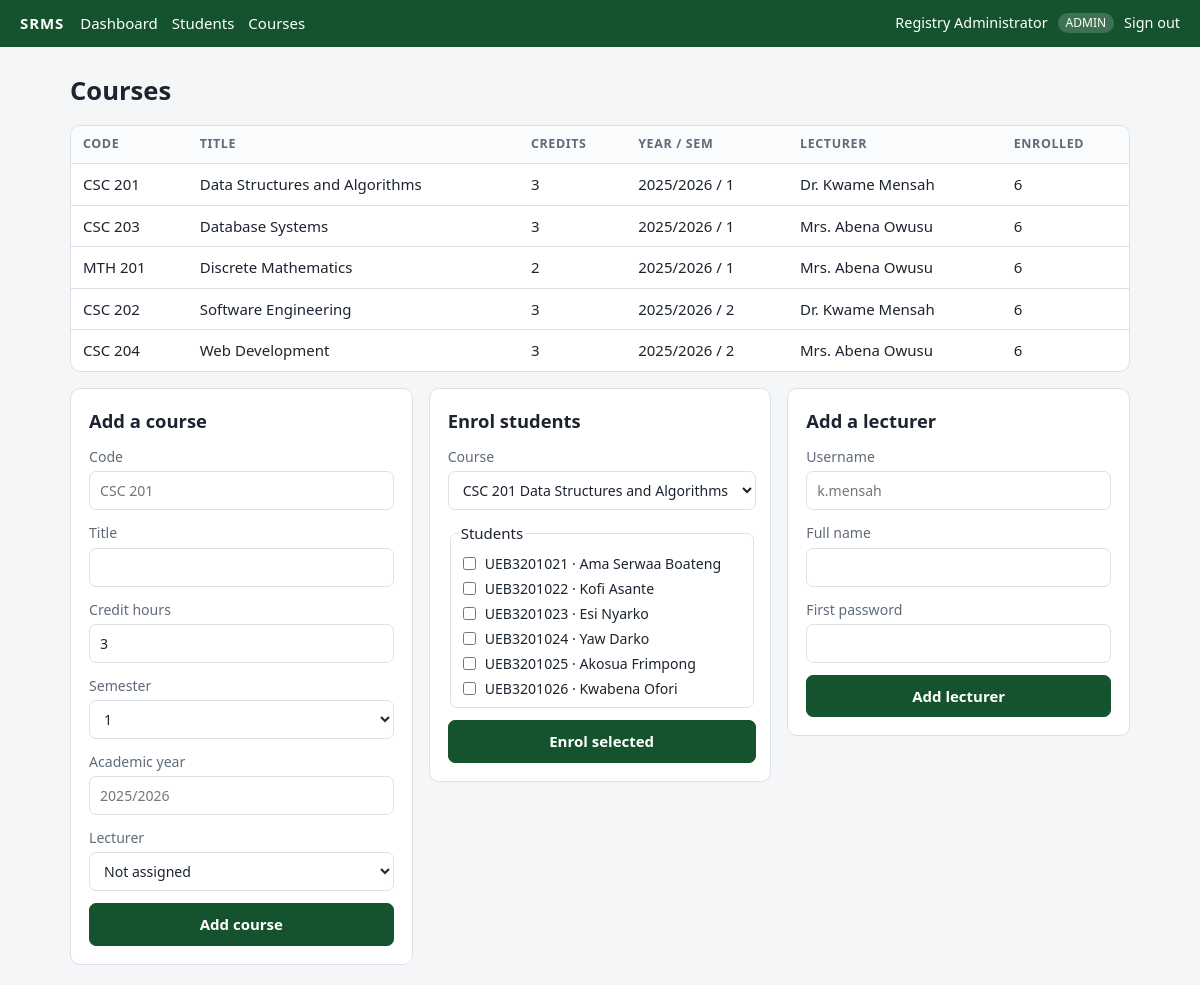
The app's page /index.php?r=admin/courses (signed in) with its own data.
### tables this page shows
CREATE TABLE courses (
    id            INT UNSIGNED AUTO_INCREMENT PRIMARY KEY,
    code          VARCHAR(15)  NOT NULL UNIQUE,
    title         VARCHAR(150) NOT NULL,
    credit_hours  TINYINT      NOT NULL,
    semester      TINYINT      NOT NULL,
    academic_year VARCHAR(9)   NOT NULL,
    lecturer_id   INT UNSIGNED NULL,
    CONSTRAINT fk_courses_lecturer FOREIGN KEY (lecturer_id) REFERENCES users(id) ON DELETE SET NULL
);

CREATE TABLE users (
    id            INT UNSIGNED AUTO_INCREMENT PRIMARY KEY,
    username      VARCHAR(50)  NOT NULL UNIQUE,
    password_hash VARCHAR(255) NOT NULL,
    full_name     VARCHAR(100) NOT NULL,
    role          ENUM('admin','lecturer','student') NOT NULL,
    created_at    DATETIME NOT NULL
);

CREATE TABLE students (
    id           INT UNSIGNED AUTO_INCREMENT PRIMARY KEY,
    user_id      INT UNSIGNED NOT NULL UNIQUE,
    index_number VARCHAR(20)  NOT NULL UNIQUE,
    programme    VARCHAR(100) NOT NULL,
    level        SMALLINT     NOT NULL,
    CONSTRAINT fk_students_user FOREIGN KEY (user_id) REFERENCES users(id) ON DELETE CASCADE
);

### src/Core/Controller.php (called while the page is built, shortened)
<?php
abstract class Controller
{
    protected function render(string $view, array $data = []): void
    {
        extract($data, EXTR_SKIP);
        require __DIR__ . '/../../views/' . $view . '.php';
        require __DIR__ . '/../../views/layout.php';
    }
}

### src/Controllers/AdminController.php (called while the page is built, shortened)
<?php
final class AdminController extends Controller
{
    public function courses(): void
    {
        $courses = new CourseRepository();
        $users = new UserRepository();
        $this->render('admin/courses', [
            'title' => 'Courses',
            'courses' => $courses->listAll(),
            'lecturers' => $users->lecturers(),
            'students' => (new StudentRepository())->listAll(),
        ]);
    }
}

### src/Core/Router.php (called while the page is built, shortened)
<?php
final class Router
{
    private array $routes = [];
    public function add(string $route, string $controller, string $method, ?string $role = null): void
    {
        $this->routes[$route] = [$controller, $method, $role];
    }
    public function dispatch(string $route): void
    {
        [$controller, $method, $role] = $this->routes[$route];
        (new $controller())->$method();
    }
}

### public/index.php (called while the page is built, shortened)
<?php
require __DIR__ . '/../src/bootstrap.php';
$router = new Router();
$router->add('auth/login', AuthController::class, 'login');
$router->add('auth/logout', AuthController::class, 'logout');
$router->add('admin/dashboard', AdminController::class, 'dashboard', 'admin');
$router->add('admin/students', AdminController::class, 'students', 'admin');
$router->add('admin/courses', AdminController::class, 'courses', 'admin');
$router->add('admin/review', AdminController::class, 'review', 'admin');
$router->add('lecturer/courses', LecturerController::class, 'courses', 'lecturer');
$router->add('lecturer/scores', LecturerController::class, 'scores', 'lecturer');
$router->add('student/results', StudentController::class, 'results', 'student');
try {
    $router->dispatch((string) ($_GET['r'] ?? 'auth/login'));
} catch (PDOException $e) {
    http_response_code(500);
    error_log($e->getMessage());
    echo 'The database is not available. Check config/config.php and that MySQL is running.';
}

### src/bootstrap.php (called while the page is built, shortened)
<?php
spl_autoload_register(function (string $class): void {
    $prefix = 'App\\';
    $file = __DIR__ . '/' . str_replace('\\', '/', substr($class, strlen($prefix))) . '.php';
});
function e($value): string
{
    return htmlspecialchars((string) $value, ENT_QUOTES, 'UTF-8');
}

### src/Core/Database.php (called while the page is built, shortened)
<?php
final class Database
{
    private static ?PDO $pdo = null;
    public static function connection(): PDO
    {
        if (self::$pdo === null) {
            self::$pdo = self::create(config('db'));
        }
        return self::$pdo;
    }
    public static function create(array $db): PDO
    {
        if ($db['driver'] === 'sqlite') {
            $pdo = new PDO('sqlite:' . $db['sqlite_path']);
            $pdo->exec('PRAGMA foreign_keys = ON');
        } else {
            $dsn = sprintf('mysql:host=%s;port=%s;dbname=%s;charset=utf8mb4', $db['host'], $db['port'], $db['database']);
            $pdo = new PDO($dsn, $db['username'], $db['password']);
        }
        $pdo->setAttribute(PDO::ATTR_ERRMODE, PDO::ERRMODE_EXCEPTION);
        $pdo->setAttribute(PDO::ATTR_DEFAULT_FETCH_MODE, PDO::FETCH_ASSOC);
        return $pdo;
    }
}

### src/Models/Repository.php (called while the page is built, shortened)
<?php
abstract class Repository
{
    protected PDO $db;
    public function __construct(?PDO $db = null)
    {
        $this->db = $db ?? Database::connection();
    }
    protected function all(string $sql, array $params = []): array
    {
        $stmt = $this->db->prepare($sql);
        $stmt->execute($params);
        return $stmt->fetchAll();
    }
}

### src/Models/CourseRepository.php (called while the page is built, shortened)
<?php
final class CourseRepository extends Repository
{
    public function listAll(): array
    {
        return $this->all(
            "SELECT c.*, u.full_name AS lecturer_name,
                    (SELECT COUNT(*) FROM enrollments e WHERE e.course_id = c.id) AS enrolled,
                    (SELECT COUNT(*) FROM enrollments e JOIN results r ON r.enrollment_id = e.id
                       WHERE e.course_id = c.id AND r.status = 'submitted') AS submitted,
                    (SELECT COUNT(*) FROM enrollments e JOIN results r ON r.enrollment_id = e.id
                       WHERE e.course_id = c.id AND r.status = 'published') AS published
             FROM courses c LEFT JOIN users u ON u.id = c.lecturer_id
             ORDER BY c.academic_year, c.semester, c.code"
        );
    }
}

### src/Models/StudentRepository.php (called while the page is built, shortened)
<?php
final class StudentRepository extends Repository
{
    public function listAll(): array
    {
        return $this->all(
            'SELECT s.*, u.full_name, u.username FROM students s JOIN users u ON u.id = s.user_id ORDER BY s.index_number'
        );
    }
}

### views/admin/courses.php (the view, shortened to what this page needs)
<h1>Courses</h1>
<div class="table-wrap"><table>
  <thead><tr><th>Code</th><th>Title</th><th>Credits</th><th>Year / Sem</th><th>Lecturer</th><th>Enrolled</th></tr></thead>
  <tbody>
  <?php foreach ($courses as $c): ?>
    <tr><td><?= e($c['code']) ?></td><td><?= e($c['title']) ?></td><td><?= (int) $c['credit_hours'] ?></td>
      <td><?= e($c['academic_year']) ?> / <?= (int) $c['semester'] ?></td><td><?= e($c['lecturer_name'] ?? 'Not assigned') ?></td><td><?= (int) $c['enrolled'] ?></td></tr>
  <?php endforeach; ?>
  </tbody>
</table></div>
<div class="cols three">
  <form method="post" action="index.php?r=admin/courses" class="card stack">
    <h2>Add a course</h2>
    <label>Code<input name="code" placeholder="CSC 201" required></label>
    <label>Title<input name="title_text" required></label>
    <label>Credit hours<input type="number" name="credit_hours" min="1" max="6" value="3" required></label>
    <label>Semester<select name="semester"><option>1</option><option>2</option></select></label>
    <label>Academic year<input name="academic_year" placeholder="2025/2026" required></label>
    <label>Lecturer<select name="lecturer_id"><option value="">Not assigned</option>
    </select></label>
    <button type="submit">Add course</button>
  </form>
  <form method="post" action="index.php?r=admin/courses" class="card stack">
    <h2>Enrol students</h2>
    <label>Course<select name="course_id">
      <?php foreach ($courses as $c): ?><option value="<?= (int) $c['id'] ?>"><?= e($c['code'] . ' ' . $c['title']) ?></option><?php endforeach; ?>
    </select></label>
    <fieldset class="checks"><legend>Students</legend>
      <?php foreach ($students as $s): ?>
        <label class="check"><input type="checkbox" name="student_ids[]" value="<?= (int) $s['id'] ?>"> <?= e($s['index_number'] . ' · ' . $s['full_name']) ?></label>
      <?php endforeach; ?>
    </fieldset>
    <button type="submit">Enrol selected</button>
  </form>
  <form method="post" action="index.php?r=admin/courses" class="card stack">
    <h2>Add a lecturer</h2>
    <label>Username<input name="username" placeholder="k.mensah" required></label>
    <label>Full name<input name="full_name" required></label>
    <label>First password<input type="password" name="password" minlength="6" required></label>
    <button type="submit">Add lecturer</button>
  </form>
</div>

### public/style.css (style rules this page uses)
:root { --bg:#f4f6f8;--card:#fff;--ink:#1b2430;--muted:#5f6b78;--line:#dbe1e7;--brand:#14532d;--brand-2:#e6f2ea; --amber:#8a5a00;--amber-bg:#fdf1d8;--blue:#1d4ed8;--blue-bg:#e3ebfd;--red:#b42318;--red-bg:#fde7e5 }
* { box-sizing:border-box }
body { margin:0;background:var(--bg);color:var(--ink);font:15px/1.5 "Segoe UI",system-ui,sans-serif }
h1 { font-size:1.6rem;margin:.2em 0 .6em }
h2 { font-size:1.15rem;margin:1.4em 0 .6em }
.card { background:var(--card);border:1px solid var(--line);border-radius:10px;padding:18px }
.stack { display:grid;gap:12px;align-content:start }
.stack h2 { margin:0 }
label { display:grid;gap:4px;font-size:.88rem;color:var(--muted) }
input,select { font:inherit;padding:8px 10px;border:1px solid var(--line);border-radius:7px;background:#fff;color:var(--ink) }
button { font:inherit;font-weight:600;padding:9px 16px;border-radius:7px;border:1px solid var(--brand);background:var(--brand);color:#fff;cursor:pointer }
.table-wrap { overflow-x:auto;background:var(--card);border:1px solid var(--line);border-radius:10px }
table { border-collapse:collapse;width:100% }
th,td { padding:9px 12px;text-align:left;border-bottom:1px solid var(--line);white-space:nowrap }
th { font-size:.78rem;text-transform:uppercase;letter-spacing:.05em;color:var(--muted);background:#fafbfc }
tr:last-child td { border-bottom:0 }
.cols { display:grid;grid-template-columns:minmax(0,320px) minmax(0,1fr);gap:16px;align-items:start }
.cols.three { grid-template-columns:repeat(auto-fit,minmax(260px,1fr));margin-top:16px }
.checks { border:1px solid var(--line);border-radius:7px;max-height:220px;overflow:auto;display:grid;gap:4px;padding:8px }
.check { display:flex;gap:6px;align-items:center;color:var(--ink) }

### records on screen
courses: code "CSC 201", title "Data Structures and Algorithms", credit_hours "3", academic_year "2025/2026", semester "1", lecturer.full_name "Dr. Kwame Mensah", enrolled "6"
courses: code "CSC 203", title "Database Systems", credit_hours "3", academic_year "2025/2026", semester "1", lecturer.full_name "Mrs. Abena Owusu", enrolled "6"
courses: code "MTH 201", title "Discrete Mathematics", credit_hours "2", academic_year "2025/2026", semester "1", lecturer.full_name "Mrs. Abena Owusu", enrolled "6"
courses: code "CSC 202", title "Software Engineering", credit_hours "3", academic_year "2025/2026", semester "2", lecturer.full_name "Dr. Kwame Mensah", enrolled "6"
courses: code "CSC 204", title "Web Development", credit_hours "3", academic_year "2025/2026", semester "2", lecturer.full_name "Mrs. Abena Owusu", enrolled "6"
students: index_number.full_name "UEB3201021 · Ama Serwaa Boateng"
students: index_number.full_name "UEB3201022 · Kofi Asante"
students: index_number.full_name "UEB3201023 · Esi Nyarko"
students: index_number.full_name "UEB3201024 · Yaw Darko"
students: index_number.full_name "UEB3201025 · Akosua Frimpong"
students: index_number.full_name "UEB3201026 · Kwabena Ofori"

### other values on screen
$user['full_name'] "Registry Administrator"
$user['role'] "ADMIN"
form field course_id "CSC 201 Data Structures and Algorithms"
